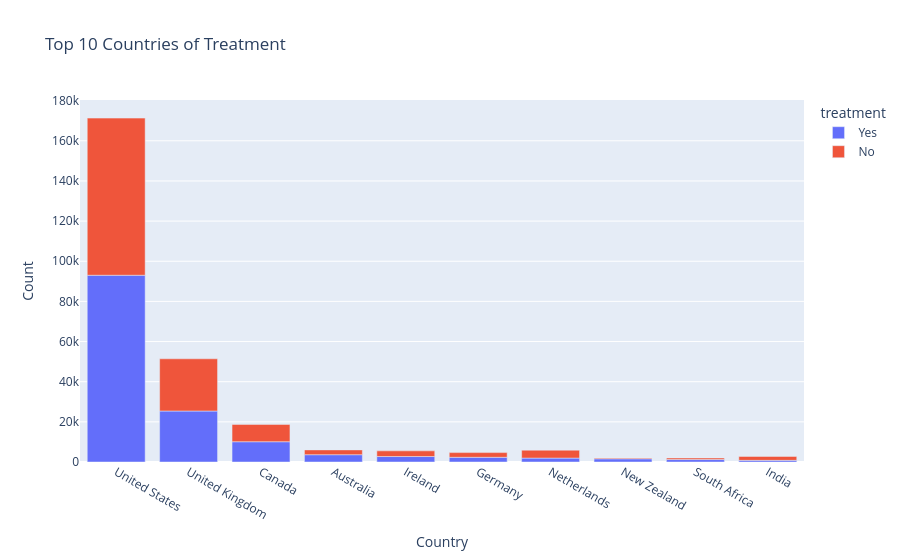

Notebook cell for this chart:
### Code cell
# Top 10 of countries with treatment
px.bar(top_10_treatment_by_countries,
       x='Country',
       y='Count',
       title='Top 10 Countries of Treatment',
       color='treatment'
       )

### Figure 1 — Plotly figure (JSON) as saved in the notebook; plotly's stock layout.template omitted (floating-point values rounded to 4 significant figures)
{"data": [{"hovertemplate": "treatment=Yes<br>Country=%{x}<br>Count=%{y}<extra></extra>", "legendgroup": "Yes", "marker": {"color": "#636efa", "pattern": {"shape": ""}}, "name": "Yes", "orientation": "v", "showlegend": true, "textposition": "auto", "type": "bar", "x": ["United States", "United Kingdom", "Canada", "Australia", "Ireland", "Germany", "Netherlands", "New Zealand", "South Africa", "India"], "xaxis": "x", "y": [93032, 25400, 10102, 3642, 2730, 2340, 1950, 1604, 1214, 824], "yaxis": "y"}, {"hovertemplate": "treatment=No<br>Country=%{x}<br>Count=%{y}<extra></extra>", "legendgroup": "No", "marker": {"color": "#EF553B", "pattern": {"shape": ""}}, "name": "No", "orientation": "v", "showlegend": true, "textposition": "auto", "type": "bar", "x": ["United States", "United Kingdom", "Canada", "Netherlands", "Ireland", "Australia", "Germany", "India", "South Africa", "New Zealand"], "xaxis": "x", "y": [78276, 26004, 8624, 3944, 2818, 2384, 2340, 1950, 780, 390], "yaxis": "y"}], "layout": {"barmode": "relative", "legend": {"title": {"text": "treatment"}, "tracegroupgap": 0}, "title": {"text": "Top 10 Countries of Treatment"}, "xaxis": {"anchor": "y", "domain": [0, 1], "title": {"text": "Country"}}, "yaxis": {"anchor": "x", "domain": [0, 1], "title": {"text": "Count"}}}}
